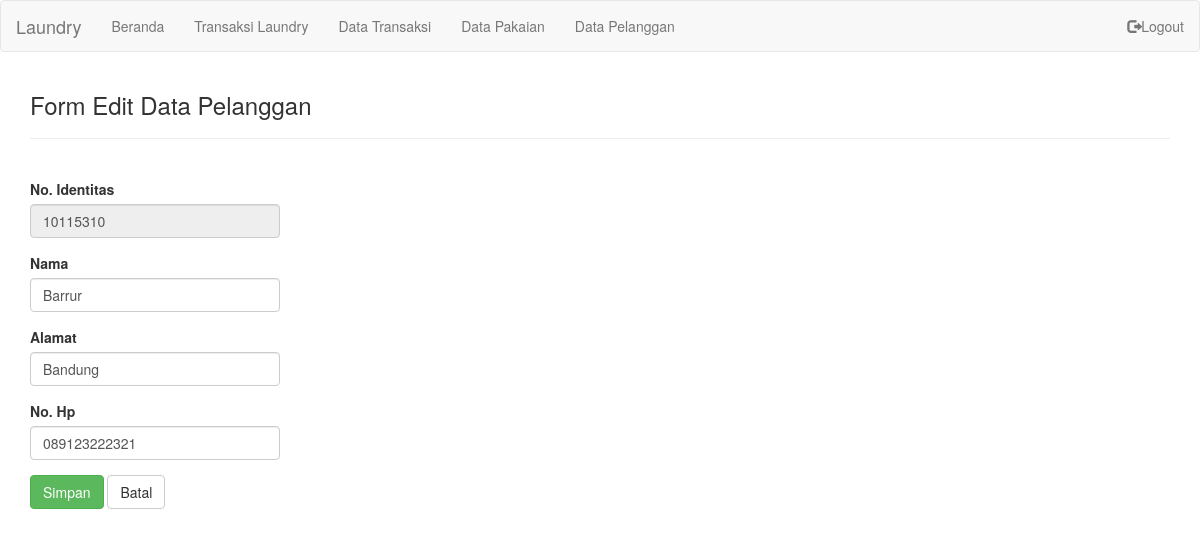
Screenshot of /editdatapelanggan.php?edit=10115310 (signed in) with the database file from the repository.
### tables this page shows
CREATE TABLE `pelanggan` (
  `No_Identitas` char(8) NOT NULL,
  `Nama` varchar(30) NOT NULL,
  `Alamat` varchar(30) DEFAULT NULL,
  `No_Hp` varchar(15) NOT NULL
);

### editdatapelanggan.php (the view, shortened to what this page needs)
<?php
if(isset($_SESSION['id'])){
?>
<!DOCTYPE html>
<html>
  <head>
    <?php
      include "include/header.php";
    ?>
  </head>
  <body>
    <nav class="navbar navbar-default">
      <div class="container-fluid">
        <div class="navbar-header">
      <a class="navbar-brand" href="#">Laundry</a>
    </div>
    <ul class="nav navbar-nav">
      <?php
        include "include/list.php"
      ?>
    </ul>
    <ul class="nav navbar-nav navbar-right">
      <li><a href="logout.php"><span class="glyphicon glyphicon-log-out"></span>Logout</a></li>
    </ul>
  </div>
</nav>
<div class="container">
  <h3>Form Edit Data Pelanggan</h3>
  <hr>
  <br>
  <?php
    include "./include/koneksi.php";
    $No_Identitas = $_GET['edit'];
    $sql = mysqli_query($conn, "SELECT * FROM pelanggan WHERE No_Identitas='".$No_Identitas."'");
    while ($hasil = mysqli_fetch_array($sql)) {
 ?>
        <form action="proses-edit-pelanggan.php" method="POST" >
              <div class="form-group">
                <label>No. Identitas</label>
                <input type="text" class="form-control" name="No_Identitas" placeholder="No. Identitas" style="width: 250px" readonly="readonly" value="<?php echo $hasil['No_Identitas']; ?>" >
              </div>
              <div class="form-group">
                <label>Nama</label>
                <input type="text" class="form-control" name="Nama" placeholder="Nama" style="width: 250px" value="<?php echo $hasil['Nama']; ?>" >
              </div>
              <div class="form-group">
                <label>Alamat</label>
                <input type="text" class="form-control" name="Alamat" placeholder="Alamat" style="width: 250px" value="<?php echo $hasil['Alamat']; ?>" >
              </div>
              <div class="form-group">
                <label>No. Hp</label>
                <input type="text" class="form-control" name="No_Hp" placeholder="No. Hp" style="width: 250px" value="<?php echo $hasil['No_Hp']; ?>" >
              </div>
              <input type="submit" name="submit" value="Simpan" class="btn btn-success">
              <a href="pelanggan.php"><input type="button" class="btn btn-default" value="Batal" ></a>
              </form>
            <?php
          } ?>
</div>
</body>
</html>
<?php
}else{
	header("location:login/index.php");
}

### rows the page displays
pelanggan: No_Identitas "10115310", Nama "Barrur", Alamat "Bandung", No_Hp "089123222321"
